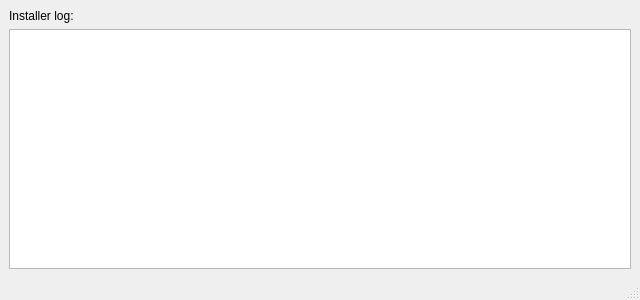
<?xml version="1.0" encoding="UTF-8"?>
<ui version="4.0">
 <class>mainWindow</class>
 <widget class="QMainWindow" name="mainWindow">
  <property name="geometry">
   <rect>
    <x>0</x>
    <y>0</y>
    <width>640</width>
    <height>300</height>
   </rect>
  </property>
  <property name="windowTitle">
   <string>Fontman Installer</string>
  </property>
  <widget class="QWidget" name="centralwidget">
   <layout class="QVBoxLayout" name="verticalLayout">
    <item>
     <widget class="QLabel" name="label">
      <property name="text">
       <string>Installer log:</string>
      </property>
     </widget>
    </item>
    <item>
     <widget class="QTextEdit" name="textEdit">
      <property name="enabled">
       <bool>true</bool>
      </property>
      <property name="font">
       <font>
        <pointsize>12</pointsize>
       </font>
      </property>
      <property name="readOnly">
       <bool>true</bool>
      </property>
     </widget>
    </item>
   </layout>
  </widget>
  <widget class="QStatusBar" name="statusbar"/>
 </widget>
 <resources/>
 <connections/>
</ui>
